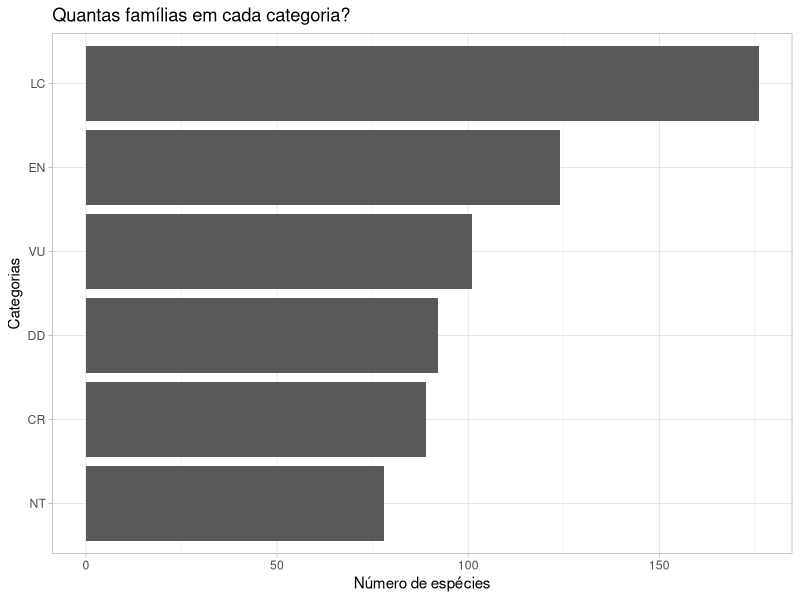
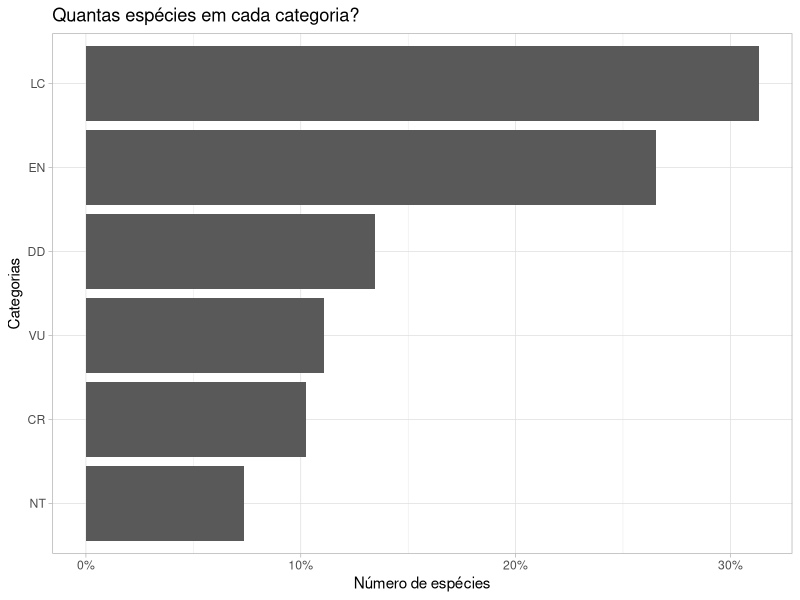

The R source for these figures, in order:
if (!require("tidyverse")) install.packages("tidyverse")
if (!require("scales")) install.packages("scales")

theme_set(theme_light())

flora <- read_csv(file = "all_data_from_cnc_flora.csv")

# quantas espécies cada família tem nas categorias? 
flora %>% 
  count(family_name, sort = TRUE) %>% 
  View()

# quantas famílias em cada categoria?
flora %>%
  distinct(family_name, category) %>% 
  count(category, sort = TRUE) %>% 
  View()

flora %>%
  distinct(family_name, category) %>% 
  count(category, sort = TRUE) %>%
  ggplot(aes(x = reorder(category, n), y = n)) +
  geom_col() +
  coord_flip() +
  labs(title = "Quantas famílias em cada categoria?",
       x = "Categorias",
       y = "Número de espécies")

# quantas espécies em cada categoria?
flora %>%
  distinct(species, category) %>% 
  count(category, sort = TRUE) %>% 
  View()

flora %>%
  distinct(species, category) %>% 
  count(category, sort = TRUE) %>% 
  mutate(total = n/sum(n)) %>% 
  ggplot(aes(x = reorder(category, total), y = total)) +
  geom_col() +
  scale_y_continuous(labels = percent_format()) +
  coord_flip() +
  labs(title = "Quantas espécies em cada categoria?",
       x = "Categorias",
       y = "Número de espécies")
